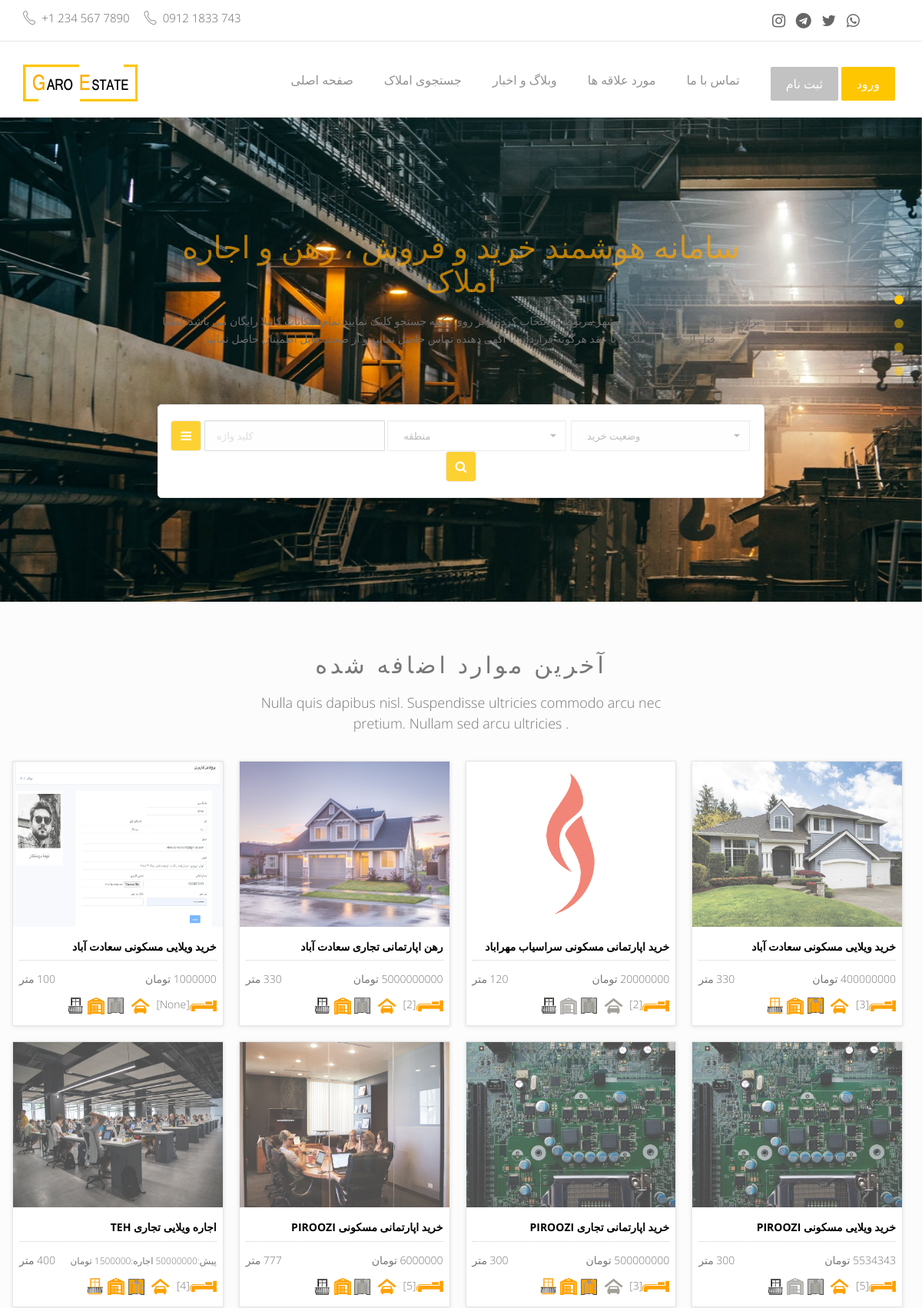
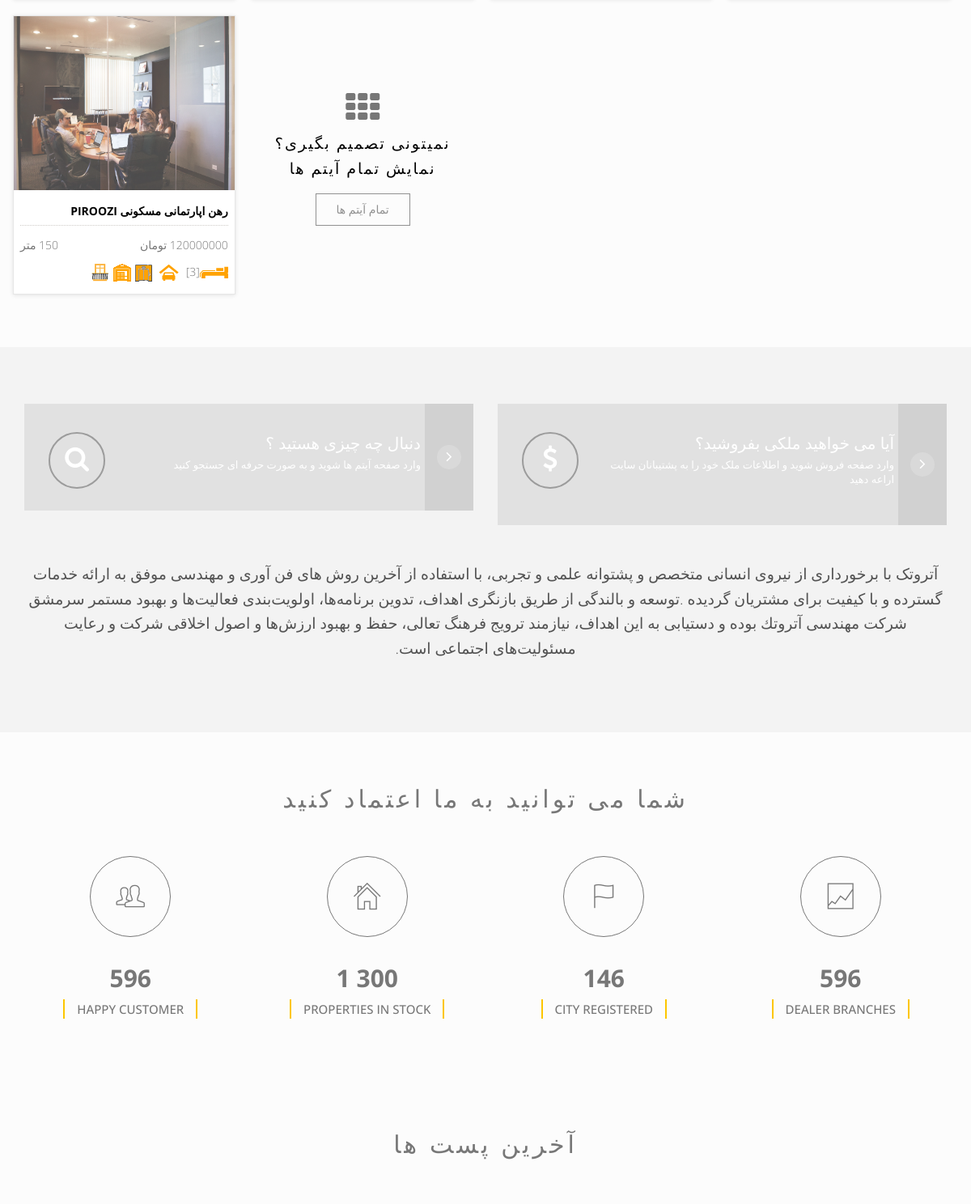
The page / (upper part) on the database its author committed (2 pictures, top to bottom).
### app/models.py (models this page shows, shortened)
class Slider(models.Model):
    Image = models.ImageField(upload_to='media', default='media/Default.png', null=True, blank=True, verbose_name = "تصویر")
    class Meta:
        verbose_name = "اسلایر"
        verbose_name_plural = "اسلایر ها"

class Item(models.Model):
    CHOICES1 = ( ('اجاره','اجاره'), ('خرید','خرید'), ('رهن','رهن') )
    buy_status = models.CharField(max_length=10,choices=CHOICES1,verbose_name = "وضعیت خرید")
    CHOICES2 = ( ('مسکونی','مسکونی'), ('تجاری','تجاری') )
    estate_status = models.CharField(max_length=15,choices=CHOICES2,verbose_name = "وضعیت ملک")
    CHOICES3 = ( ('ویلایی','ویلایی'), ('اپارتمانی','اپارتمانی') )
    building_status = models.CharField(max_length=10,choices=CHOICES3,verbose_name = "وضعیت ساختمان")
    area_size = models.IntegerField(null=True,blank=True, verbose_name = "متراژ")
    room_qty = models.IntegerField(null=True,blank=True, verbose_name = "تعداد اتاق")
    building_age = models.IntegerField(null=True,blank=True, verbose_name = "سن بنا")
    parking = models.BooleanField(default=True, verbose_name = "پارکینگ" )
    storage_room = models.BooleanField(default=True, verbose_name = "انباری" )
    elevator = models.BooleanField(default=False, verbose_name = "آسانسور" )
    balcony = models.BooleanField(default=False, verbose_name = "بالکن" )
    deposit = models.IntegerField(null=True,blank=True, default='0', verbose_name = "پول پیش")
    rent = models.IntegerField(null=True,blank=True, default='0', verbose_name = "اجاره")
    price = models.IntegerField(null=True,blank=True, default='0', verbose_name = "قیمت خرید ")
    area = models.ForeignKey(Area, on_delete=models.CASCADE,null=True, blank=True,verbose_name = "منطقه")
    tags = models.ManyToManyField(Tags, blank=True,verbose_name = "برچسب")
    additional_information = models.TextField(max_length=1000,null=True, blank=True,verbose_name = "اطلاعات تکمیلی")
    date = models.DateField(null=True, blank=True, verbose_name = "تاریخ آگهی")
    image = models.ImageField(upload_to='media', default='media/Default.png', null=True, blank=True, verbose_name = "تصویر")
    class Meta:
        verbose_name = "ملک"
        verbose_name_plural = "املاک"
    def __str__(self):
        return str(self.buy_status +" "+ self.building_status +" "+ self.estate_status +" "+ self.area.name )
    def get_absolute_url(self):
        return reverse('app:items_detail',args=[self.id])

class Area(MPTTModel):
    name = models.CharField(max_length=200, unique=True, verbose_name = "نام")
    parent = TreeForeignKey('self', on_delete=models.CASCADE, null=True, blank=True, related_name='children',verbose_name = "والد")
    class MPTTMeta:
        level_attr = 'mptt_level'
        order_insertion_by = ['name']
    class Meta:
        verbose_name = "منطقه"
        verbose_name_plural = "مناطق"
    def __str__(self):
        return str(self.name)

### app/views.py (the view)
# urls.py: path('', views.index, name='home'),
def index(request):
    latestpost_list = Post.objects.all().order_by('-post_date')[:3]
    img = models.Slider.objects.all()
    item_img = models.ItemImage.objects.all()
    items = models.Item.objects.all().order_by("-date")[:11]
    areas = models.Area.objects.all()
    fav = models.Fav.objects.all()
    context = {'img':img, 'items':items, 'item_img':item_img, 'areas':areas, 'fav':fav, 'latestpost_list':latestpost_list}
    context['segment'] = 'index'
    html_template = loader.get_template( 'index.html' )
    return HttpResponse(html_template.render(context, request))

### templates/index.html (shortened to what this page needs)
{% extends "base.html" %}
{% load static %}
{% block content %}
<div class="slider-area">
    <div class="slider">
        <div id="bg-slider" class="owl-carousel owl-theme">
           {% for Slider in img %}
             <div class="item"><img src="{{ Slider.Image.url }}"></div>
           {% endfor %}
        </div>
    </div>
    <div class="slider-content">
        <div class="row">
            <div class="col-lg-8 col-lg-offset-2 col-md-10 col-md-offset-1 col-sm-12">
                <h2> سامانه هوشمند خرید و فروش ، رهن و اجاره املاک </h2>
                <p> برای جستجو ملک ، نوع معامله و شهر مربوط را انتخاب کرده و بر روی دکمه جستجو کلیک نمایید.تمام امکانات کاملا رایگان می باشد. لطفا قبل از بازدید از ملک و یا عقد هرگونه قرارداد، با آگهی دهنده تماس حاصل نمایید و از صحت فایل اطمینان حاصل نمایید. </p>
                <div class="search-form wow pulse" data-wow-delay="0.8s">
                    <form action="{% url 'app:search' %}" method="post" class="form-inline">
                        <button class="btn  toggle-btn" type="button"><i class="fa fa-bars"></i></button>
                        <div class="form-group">
                            <input name="text" type="text" class="form-control" placeholder=" کلید واژه ">
                        </div>
                        <div class="form-group">
                        </div>
                        <div class="form-group">
                        </div>
                        <button class="btn search-btn" type="submit"><i class="fa fa-search"></i></button>
                    </form>
                </div>
            </div>
        </div>
    </div>
</div>
<div class="content-area home-area-1 recent-property" style="background-color: #FCFCFC; padding-bottom: 55px;">
    <div class="container">
        <div class="row">
            <div class="col-md-10 col-md-offset-1 col-sm-12 text-center page-title">
                <h2> آخرین موارد اضافه شده </h2>
                <p>Nulla quis dapibus nisl. Suspendisse ultricies commodo arcu nec pretium. Nullam sed arcu ultricies . </p>
            </div>
        </div>
        <div class="row">
            <div class="proerty-th">
              {% for Item in items %}
                <div class="col-sm-6 col-md-3 p0">
                  <div class="box-two proerty-item">
                      <div class="item-thumb">
                          <a href="{{ Item.get_absolute_url }}" ><img src="{{ Item.image.url }}"></a>
                      </div>
                      <div class="item-entry overflow" dir="rtl">
                          <h6><a href="{{ Item.get_absolute_url }}"> {{ Item }} </a></h6>
                          <div class="dot-hr"></div>
                          <span class="pull-left"> {{ Item.area_size }} متر  </span>
                          <span class="proerty-price pull-right">
                            {% if Item.buy_status == 'خرید' %}
                             <span class="proerty-price pull-right"> {{ Item.price }} تومان </span>
                            {% elif Item.buy_status == 'رهن' %}
                             <span class="proerty-price pull-right"> {{ Item.deposit }} تومان </span>
                            {% elif Item.buy_status == 'اجاره' %}
                            <small> <span class="proerty-price pull-right"> پیش:{{ Item.deposit }} اجاره:{{ Item.rent }} تومان</span> </small>
                            {% endif %}
                          </span>
                          <div class="property-icon">
                              <img src="{% static 'assets/img/icon/bed-orange.png' %}">[{{ Item.room_qty }}]
                              {% if Item.parking %}
                                <img src="{% static 'assets/img/icon/cars-orange.png' %}">
                              {% else %}
                                <img src="{% static 'assets/img/icon/cars.png' %}">
                              {% endif %}
                              {% if Item.elevator %}
                                <img src="{% static 'assets/img/icon/elevator-orange.png' %}">
                              {% else %}
                                <img src="{% static 'assets/img/icon/elevator.png' %}">
                              {% endif %}
                              {% if Item.storage_room %}
                                <img src="{% static 'assets/img/icon/warehouse-orange.png' %}">
                              {% else %}
                                <img src="{% static 'assets/img/icon/warehouse.png' %}">
                              {% endif %}
                              {% if Item.balcony %}
                                <img src="{% static 'assets/img/icon/balcony-orange.png' %}">
                              {% else %}
                                <img src="{% static 'assets/img/icon/balcony.png' %}">
                              {% endif %}
                          </div>
                      </div>
                  </div>
                </div>
                {% endfor %}
                <div class="col-sm-6 col-md-3 p0">
                    <div class="box-tree more-proerty text-center">
                        <div class="item-tree-icon">
                            <i class="fa fa-th"></i>
                        </div>
                        <div class="more-entry overflow">
                            <h5><a href="{% url 'app:items' %}" > نمیتونی تصمیم بگیری؟ </a></h5>
                            <h5 class="tree-sub-ttl"><a href="{% url 'app:items' %}" >  نمایش تمام آیتم ها </a> </h5>
                            <button class="btn border-btn more-black" value="All properties" onclick="window.location.replace('{% url 'app:items' %}')" > تمام آیتم ها </button>
                        </div>
                    </div>
                </div>
            </div>
        </div>
    </div>
</div>
<div class="boy-sale-area">
    <div class="container" dir="rtl">
        <div class="row">
            <div class="col-md-6 col-sm-10 col-sm-offset-1 col-md-offset-0 col-xs-12">
                <div class="asks-first">
                    <div class="asks-first-circle">
                        <span class="fa fa-search"></span>
                    </div>
                    <div class="asks-first-info">
                        <h2> دنبال چه چیزی هستید ؟ </h2>
                        <p>  وارد صفحه آیتم ها شوید و به صورت حرفه ای جستجو کنید </p>
                    </div>
                    <div class="asks-first-arrow">
                        <a href="properties.html"><span class="fa fa-angle-right"></span></a>
                    </div>
                </div>
            </div>
            <div class="col-md-6 col-sm-10 col-sm-offset-1 col-xs-12 col-md-offset-0">
                <div  class="asks-first">
                    <div class="asks-first-circle">
                        <span class="fa fa-usd"></span>
                    </div>
                    <div class="asks-first-info">
                        <h2> آیا می خواهید ملکی بفروشید؟ </h2>
                        <p> وارد صفحه فروش شوید و اطلاعات ملک خود را به پشتیبانان سایت اراعه دهید </p>
                    </div>
                    <div class="asks-first-arrow">
                        <a href="properties.html"><span class="fa fa-angle-right"></span></a>
                    </div>
                </div>
            </div>
            <div class="col-xs-12">
                <p  class="asks-call">
                  آتروتک با برخوردارى از نيروى انسانى متخصص و پشتوانه علمى و تجربى، با استفاده از آخرين روش هاى فن آورى و مهندسى موفق به ارائه خدمات گسترده و با كيفيت براى مشتريان گرديده .توسعه و بالندگی از طریق بازنگری اهداف، تدوین برنامه‌ها، اولویت‌بندی فعالیت‌ها و بهبود مستمر سرمشق شرکت مهندسى آتروتك بوده و دستیابی به این اهداف، نیازمند ترویج فرهنگ تعالی، حفظ و بهبود ارزش‌ها و اصول اخلاقی شركت و رعایت مسئولیت‌های اجتماعی است.
                </p>
            </div>
        </div>
    </div>
</div>
<div class="count-area">
    <div class="container">
        <div class="row">
            <div class="col-md-10 col-md-offset-1 col-sm-12 text-center page-title">
                <h2> شما می توانید به ما اعتماد کنید  </h2>
            </div>
        </div>
        <div class="row">
            <div class="col-md-12 col-xs-12 percent-blocks m-main" data-waypoint-scroll="true">
                <div class="row">
                    <div class="col-sm-3 col-xs-6">
                        <div class="count-item">
                            <div class="count-item-circle">
                                <span class="pe-7s-users"></span>
                            </div>
                            <div class="chart" data-percent="5000">
                                <h2 class="percent" id="counter">0</h2>
                                <h5>HAPPY CUSTOMER </h5>
                            </div>
                        </div>
                    </div>
                    <div class="col-sm-3 col-xs-6">
                        <div class="count-item">
                            <div class="count-item-circle">
                                <span class="pe-7s-home"></span>
                            </div>
                            <div class="chart" data-percent="12000">
                                <h2 class="percent" id="counter1">0</h2>
                                <h5>Properties in stock</h5>
                            </div>
                        </div>
                    </div>
                    <div class="col-sm-3 col-xs-6">
                        <div class="count-item">
                            <div class="count-item-circle">
                                <span class="pe-7s-flag"></span>
                            </div>
                            <div class="chart" data-percent="120">
                                <h2 class="percent" id="counter2">0</h2>
                                <h5>City registered </h5>
                            </div>
                        </div>
                    </div>
                    <div class="col-sm-3 col-xs-6">
                        <div class="count-item">
                            <div class="count-item-circle">
                                <span class="pe-7s-graph2"></span>
                            </div>
                            <div class="chart" data-percent="5000">
                                <h2 class="percent"  id="counter3">5000</h2>
                                <h5>DEALER BRANCHES</h5>
                            </div>
                        </div>
                    </div>
                </div>
            </div>
        </div>
    </div>
</div>
<div class="testimonial-area recent-property" style="background-color: #FCFCFC; padding-bottom: 15px;">
    <div class="container">
        <div class="row">
            <div class="col-md-10 col-md-offset-1 col-sm-12 text-center page-title">
                <h2> آخرین پست ها </h2>
            </div>
        </div>
        <div class="row">
        </div>
    </div>
</div>
{% endblock content %}

### rows shown on the page
Slider: Image (picture)
Item: image (picture), buy_status+building_status+estate_status "خرید ویلایی مسکونی سعادت آباد", room_qty "None", parking True (drawn), elevator False (drawn), storage_room True (drawn), balcony False (drawn)
Item: image (picture), buy_status+building_status+estate_status "رهن اپارتمانی تجاری سعادت آباد", deposit "5000000000", room_qty "2", parking True (drawn), elevator False (drawn), storage_room True (drawn), balcony False (drawn)
Item: image (picture), buy_status+building_status+estate_status "خرید اپارتمانی مسکونی سراسیاب مهراباد", room_qty "2", parking False (drawn), elevator False (drawn), storage_room False (drawn), balcony False (drawn)
Item: image (picture), buy_status+building_status+estate_status "خرید ویلایی مسکونی سعادت آباد", price "400000000", room_qty "3", parking True (drawn), elevator True (drawn), storage_room True (drawn), balcony True (drawn)
Item: image (picture), buy_status+building_status+estate_status "اجاره ویلایی تجاری TEH", area_size "400", rent "1500000", room_qty "4", parking True (drawn), elevator True (drawn), storage_room True (drawn), balcony True (drawn)
Item: image (picture), buy_status+building_status+estate_status "خرید اپارتمانی مسکونی PIROOZI", price "6000000", room_qty "5", parking True (drawn), elevator False (drawn), storage_room True (drawn), balcony False (drawn)
Item: image (picture), buy_status+building_status+estate_status "خرید اپارتمانی تجاری PIROOZI", room_qty "3", parking False (drawn), elevator True (drawn), storage_room True (drawn), balcony True (drawn)
Item: image (picture), buy_status+building_status+estate_status "خرید ویلایی مسکونی PIROOZI", room_qty "5", parking True (drawn), elevator False (drawn), storage_room False (drawn), balcony False (drawn)
Item: image (picture), buy_status+building_status+estate_status "رهن اپارتمانی مسکونی PIROOZI", room_qty "3", parking True (drawn), elevator True (drawn), storage_room True (drawn), balcony True (drawn)
